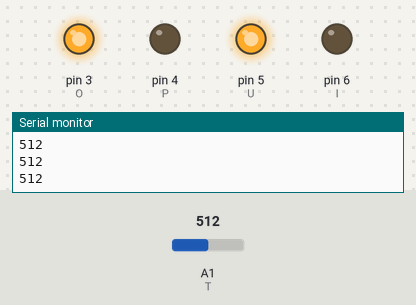
A sketch run on a simulated Arduino Uno, built with avr-gcc and run on an emulated ATmega328P. Parts: output pins drawn as LEDs (lit = HIGH), the last lines printed to the serial monitor. The test bench sets the inputs (shaded band); at power-on: A1 (T) = 512.

Above: at 1.2 s.
1.3 s: A1 (T) set to 529
At 2.5 s:
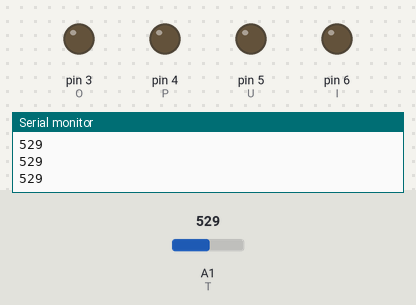
2.8 s: A1 (T) set to 556
At 3.7 s:
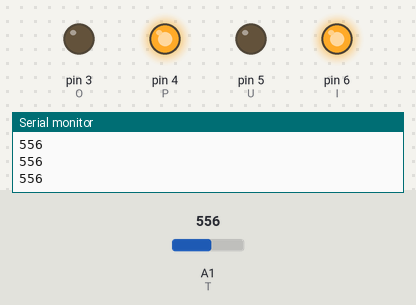
4.3 s: A1 (T) set to 511
At 5.0 s:
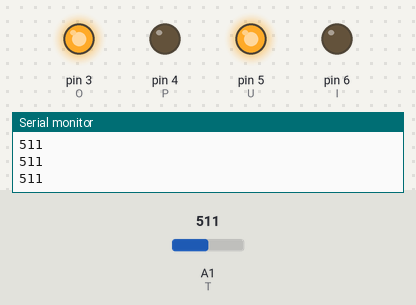
5.8 s: A1 (T) set to 306
At 6.2 s:
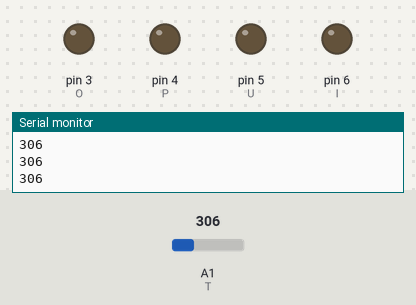
Timing chart, 0 to 8.3 s (numbered marks = the images above; inputs shaded):
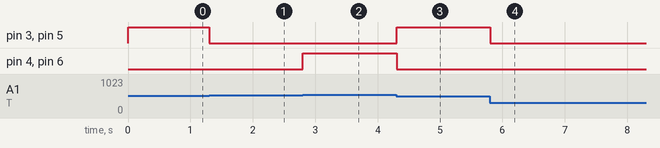

The sketch:

flex-sensor_firgelli-actuator.ino
```cpp
#define T A1
#define U 5
#define I 6
#define O 3
#define P 4
int g,h;


void setup()
{
  Serial.begin(2400);
  pinMode(T, INPUT);
  pinMode(U,OUTPUT);
  pinMode(I,OUTPUT);
  pinMode(O,OUTPUT);
  pinMode(P,OUTPUT);
  h=analogRead(T);
}
void loop()
{

  //
/*
for green-grey wired flex
c.d=33
 */
//5 input
//6 input
//3 input
//4 input
g= analogRead(T);
Serial.println(g);

 if(g>(h+32) )
 {
  digitalWrite(U, LOW);
  digitalWrite(I, HIGH);
  digitalWrite(O, LOW);
  digitalWrite(P, HIGH);
   delay(20);
 }
 else if(g>=(h-5) && g<(h+5))
 {
  digitalWrite(U, HIGH);
  digitalWrite(I,LOW);
  digitalWrite(O, HIGH);
  digitalWrite(P,LOW);
   delay(20);
 }
 else
 {
  digitalWrite(U,LOW);
  digitalWrite(I,LOW);
  digitalWrite(O,LOW);
  digitalWrite(P,LOW);
   delay(20);
 }

}
```

Measured:
- the behaviour switches between 516 and 517 on A1 (T) (found by bisection; images 0 and 1)
- the behaviour switches between 544 and 545 on A1 (T) (found by bisection; images 1 and 2)
- after the input at 1.3 s, pin 3 (O), pin 5 (U): HIGH → LOW at once
- after the input at 2.8 s, pin 4 (P), pin 6 (I): LOW → HIGH at once
- after the input at 4.3 s, pin 3 (O), pin 5 (U): LOW → HIGH at once; pin 4 (P), pin 6 (I): HIGH → LOW at once
- after the input at 5.8 s, pin 3 (O), pin 5 (U): HIGH → LOW at once
